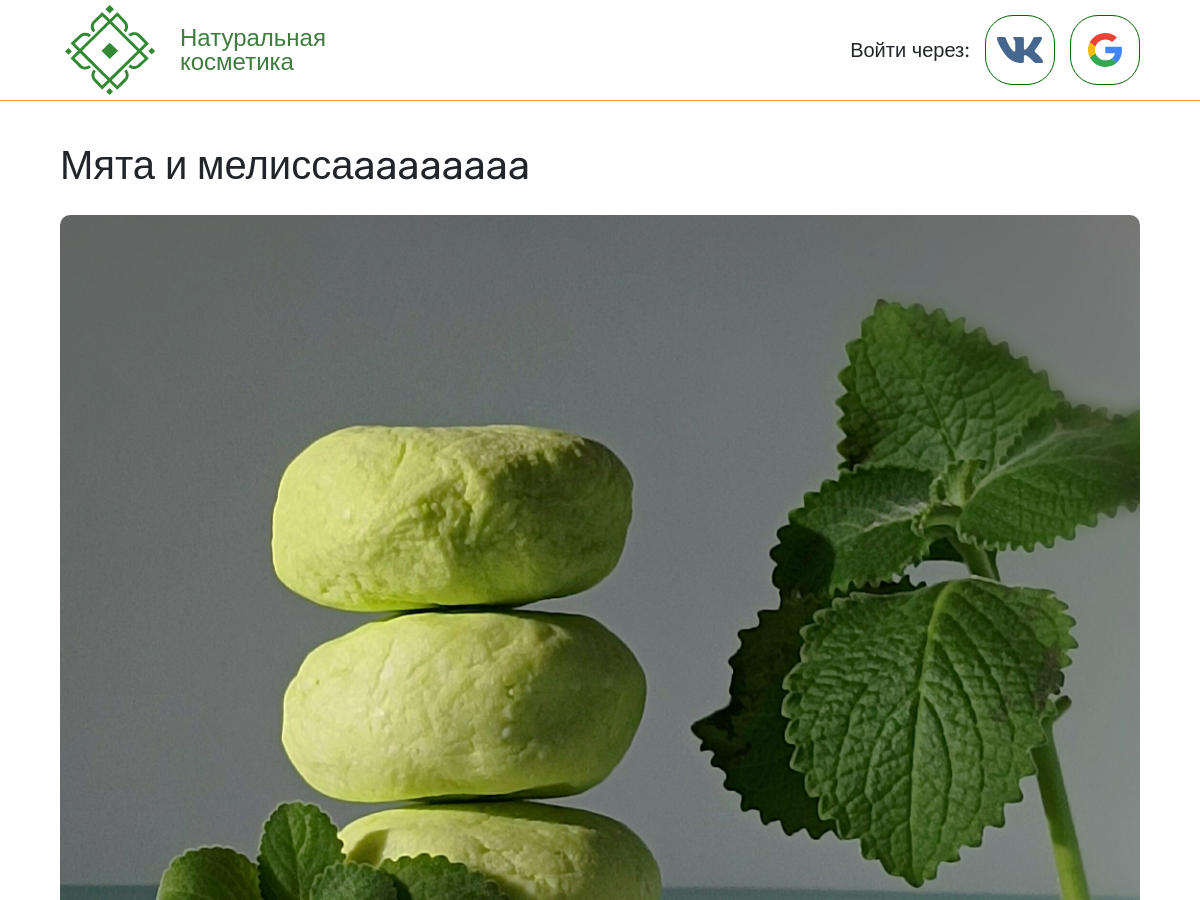
The app's page /product/2 (upper part), older data.
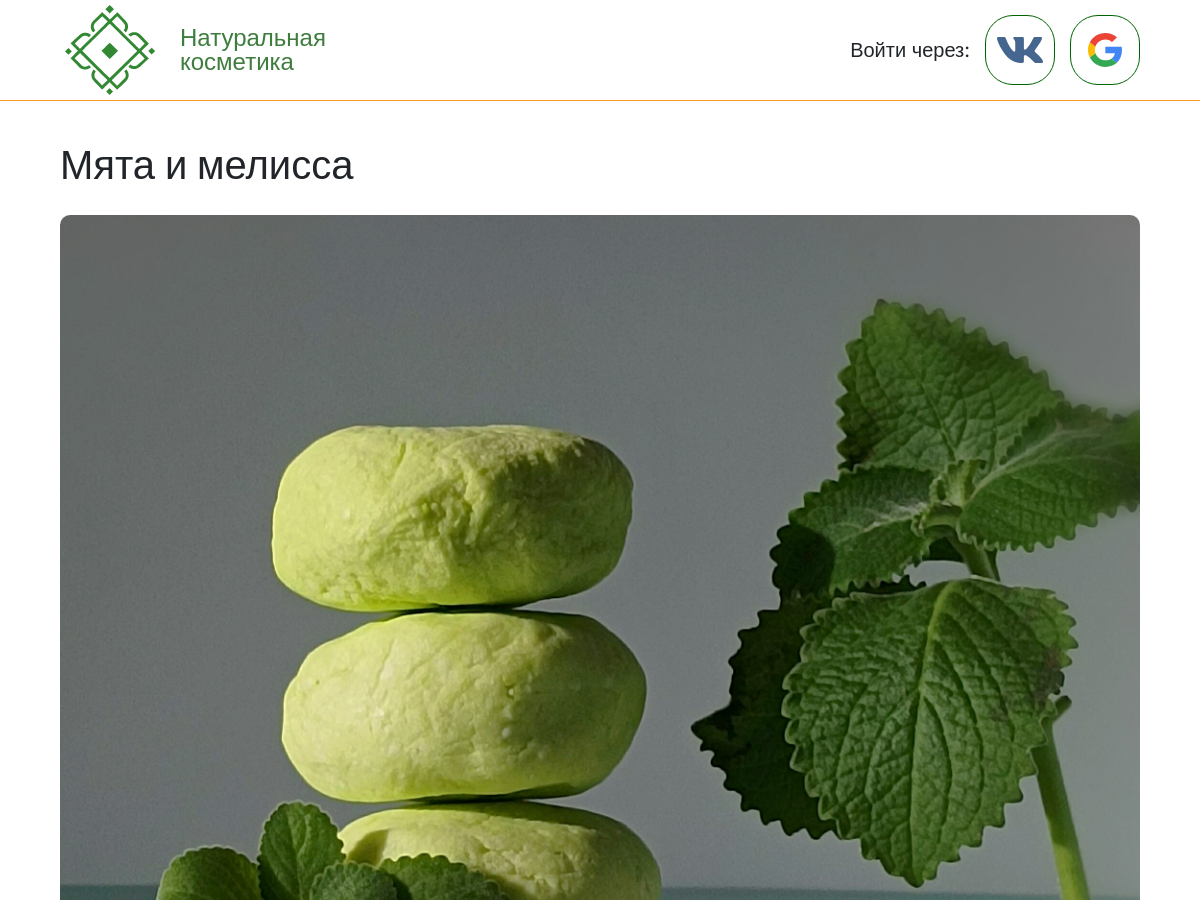
The same page, newer data.
### main/models.py (models this page shows, shortened)
class Product(models.Model):
    name = models.CharField("Название", max_length=250)
    description = models.TextField("Описание")
    price = models.IntegerField(verbose_name="Цена")
    category = models.ForeignKey(Category, verbose_name="Категория", on_delete=models.CASCADE)
    poster = models.ImageField(upload_to="posters/")
    components = models.ManyToManyField(Component, verbose_name="Составляющее")
    weight = models.PositiveIntegerField('Вес товара', help_text='Указывать в граммах', default=0)
    amount = models.IntegerField('Количество в наличии', default=1)
    class Meta:
        verbose_name = 'Товар'
        verbose_name_plural = "Товары"

### main/views.py (the view)
# urls.py: path('product/<int:id>', views.product, name='product'),
def product(request, id):
    user = request.user
    product = Product.objects.get(id=id)
    if product.amount < 1:
        raise Http404()
    components = [component.name for component in product.components.all()]
    components = ', '.join(components).capitalize()
    count_of_product_in_cart = 0
    product_in_cart = False
    if user.is_authenticated:
        product_in_cart = id in get_product_ides_in_cart_of(user)
        if product_in_cart:
            count_of_product_in_cart = get_relation_in_cart_of(user, id).amount
    context = {'product_in_cart': product_in_cart, 'product': product, 'count_of_product_in_cart': count_of_product_in_cart, "components": components}
    return render(request, "main/product.html", context)

### templates/main/product.html (shortened to what this page needs)
{% extends 'base.html' %}{% load static %}
{% block content %}
    <div class="product-wrapper">
        <div class="product-review">
            <span class="title-in-card">{{ product.name }}</span>
            <div class="slider-wrapper">
                <div class="swiper mySwiper">
                    <div class="swiper-wrapper">
                        <div class="swiper-slide"><img class="product-img" src="{{ product.poster.url }}"></div>
                    </div>
                </div>
            </div>
        </div>
    </div>
{% endblock content %}

Row changes from the older to the newer data that the page shows:
changed Product: name "Мята и мелиссаaaaaaaaa" → "Мята и мелисса"
